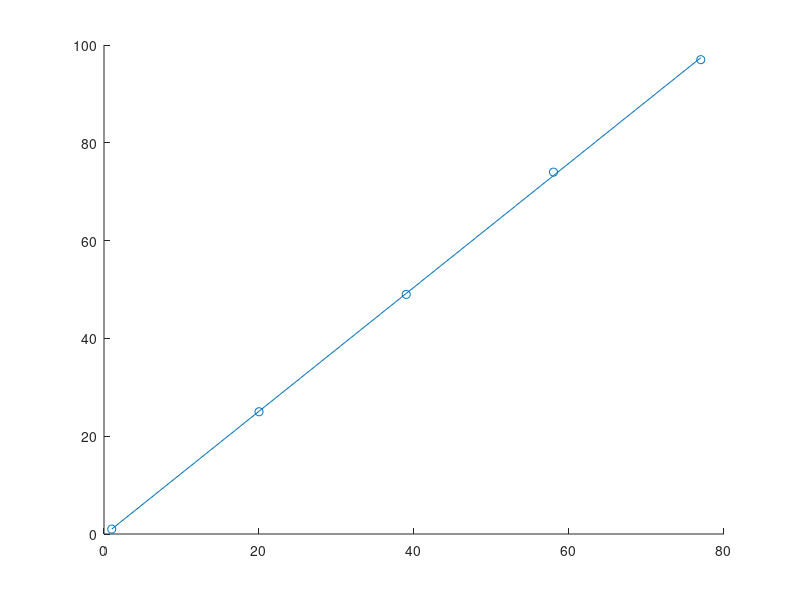

Source code (MATLAB):
clear
clc
close all

plotexts = [1 25 49 74 97];
imexts = [1 20 39 58 77];
a = polyfit(imexts,plotexts,1);
scatter(imexts, plotexts)
hold on
plot(imexts, a(2)+a(1)*imexts);
a(1)